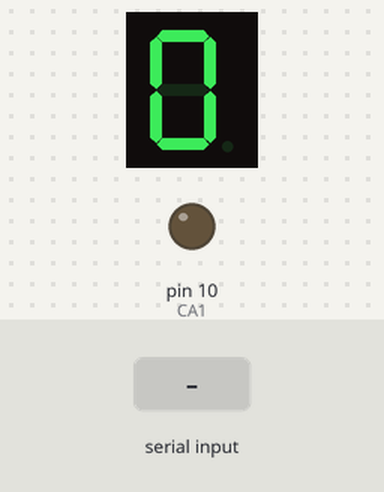
Recording of a sketch running on a simulated Arduino Uno, built with avr-gcc and run on an emulated ATmega328P. Shown: 1-digit seven-segment display, output pins drawn as LEDs (lit = HIGH). Wiring (inferred from the names in the program): 1-digit 7-segment display, segments lit when LOW: segments pin 2, pin 3, pin 4, pin 5, pin 6, pin 7, pin 8. The test bench sets the inputs (shaded band). The segment pins are drawn as the display they are named for; pins used as bus, display or sensor lines are not drawn; what the sketch prints to the serial monitor is not drawn.

Above: at 1.2 s.
1.3 s: byte 30 received over Serial
At 2.0 s:
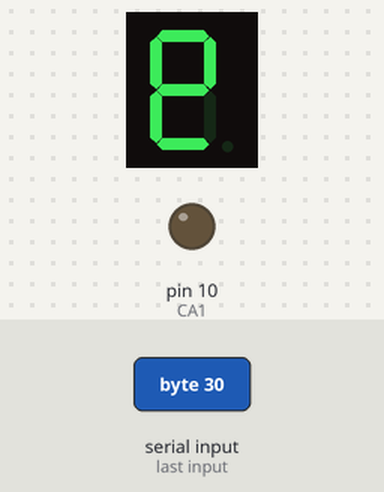
2.8 s: byte 90 received over Serial
At 3.2 s:
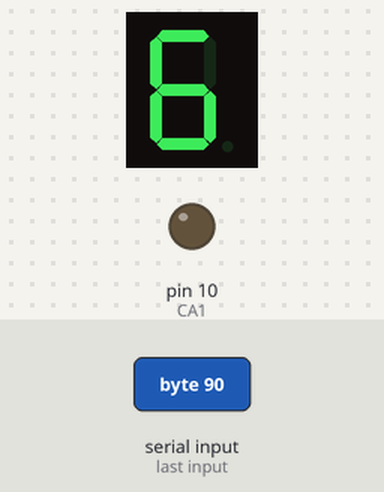
4.3 s: byte 120 received over Serial
At 5.5 s:
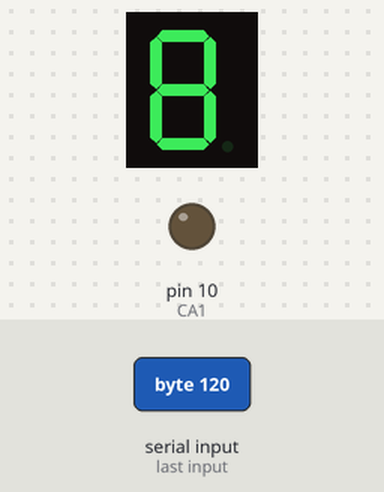
Timing chart, 0 to 7.3 s (numbered marks = the images above; inputs shaded):
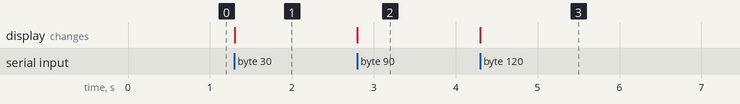

Measured:
- after the input at 1.3 s, the display: changes at once (image 1)
- after the input at 2.8 s, the display: changes at once (image 2)
- after the input at 4.3 s, the display: changes at once (image 3)

The sketch:

one_serial_ssd.ino
```cpp
#define A 2
#define B 3
#define C 4
#define D 5
#define E 6
#define F 7
#define G 8

// Pins driving common anodes
#define CA1 10

// Pins for A B C D E F G, in sequence
const int segs[7] = {2,3,4,5,6,7,8};

// Segments that make each number
const byte numbers[10] = { 0b1000000, 0b1111001,0b0100100, 0b0110000, 0b0011001, 0b0010010, 0b0000010,0b1111000, 0b0000000, 0b0010000};

int digit1;
int val1;
int i;

void setup()
{
  Serial.begin(9600);
  lightDigit1(numbers[0]);

  pinMode(2, OUTPUT);
  pinMode(3, OUTPUT);
  pinMode(4, OUTPUT);
  pinMode(5, OUTPUT);
  pinMode(6, OUTPUT);
  pinMode(7, OUTPUT);
  pinMode(8, OUTPUT);
  pinMode(10, OUTPUT);

}

void loop()
{
  if (Serial.available()>0)
  {
      digit1= Serial.read();
      val1=digit1&0x0f;
      Serial.write(digit1);
      lightDigit1(numbers[val1]);


      //for(i=0;i<=9;i++)
      //{
      //lightDigit1(numbers[i]);
       //delay(1000);
      //}
      /*if(val1=='0')
      {
         lightDigit1(numbers[0]);
        delay(5);
      }

      else if(val1=='1')
      {
         lightDigit1(numbers[1]);
        delay(5);
      }

      else if(val1=='2')
      {
         lightDigit1(numbers[2]);
        delay(5);
      }

      else if(val1=='3')
      {
         lightDigit1(numbers[3]);
        delay(5);
      }

      else if(val1=='4')
      {
         lightDigit1(numbers[4]);
        delay(5);
      }

      else if(val1=='5')
      {
         lightDigit1(numbers[5]);
        delay(5);
      }

      else if(val1=='6')
      {
         lightDigit1(numbers[6]);
        delay(5);
      }

      else if(val1=='7')
      {
         lightDigit1(numbers[7]);
        delay(5);
      }

      else if(val1=='8')
      {
         lightDigit1(numbers[8]);
        delay(5);
      }

      else if(val1=='9')
      {
         lightDigit1(numbers[9]);
        delay(5);
      }*/
  }
}

void lightDigit1(byte number)
{
  digitalWrite(CA1, LOW);
  lightSegments(number);
}

void lightSegments(byte number)
{
  for (int i = 0; i < 7; i++)
  {
    int bit = bitRead(number, i);
    digitalWrite(segs[i], bit);
  }
}
```
